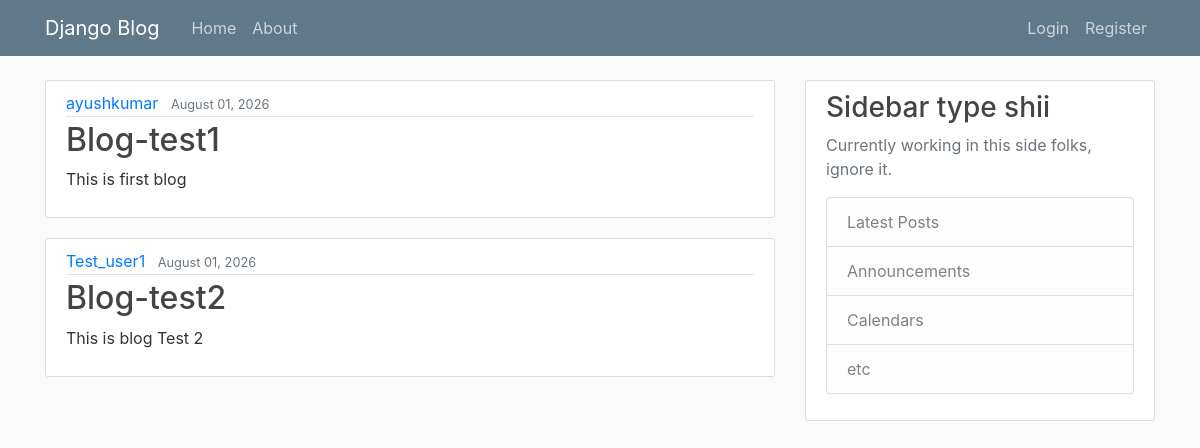
The page / on the database its author committed.
### blog/models.py (models this page shows, shortened)
class post(models.Model):
    title = models.CharField(max_length=100)
    content = models.TextField()
    date_posted = models.DateTimeField(default=timezone.now)
    author = models.ForeignKey(User, on_delete=models.CASCADE)

### blog/views.py (the view)
# urls.py: path('', views.home, name='blog-home'),
def home(response):
    context = {
        'post' : post.objects.all()
    }
    return render(response, 'blog/home.html',context,)

### blog/templates/blog/home.html
{% extends "blog/base.html" %}
{% block content %}
{% for posts in post %}
<article class="media content-section">
  <div class="media-body">
    <div class="article-metadata">
      <a class="mr-2" href="#">{{ posts.author }}</a>
      <small class="text-muted">{{ posts.date_posted| date:"F d, Y"}}</small>
    </div>
    <h2><a class="article-title" href="#">{{ posts.title }}</a></h2>
    <p class="article-content">{{ posts.content }}</p>
  </div>
</article>
    {% endfor %}
{% endblock content %}

### blog/static/blog/main.css (style rules this page uses)
body { background: #fafafa; color: #333333; margin-top: 5rem; }
h1, h2, h3, h4, h5, h6 { color: #444444; }
.content-section { background: #ffffff; padding: 10px 20px; border: 1px solid #dddddd; border-radius: 3px; margin-bottom: 20px; }
.article-title { color: #444444; }
.article-content { white-space: pre-line; }
.article-metadata { padding-bottom: 1px; margin-bottom: 4px; border-bottom: 1px solid #e3e3e3 }

### rows shown on the page
post: author "ayushkumar", date_posted "August 01, 2026", title "Blog-test1", content "This is first blog"
post: author "Test_user1", date_posted "August 01, 2026", title "Blog-test2", content "This is blog Test 2"
